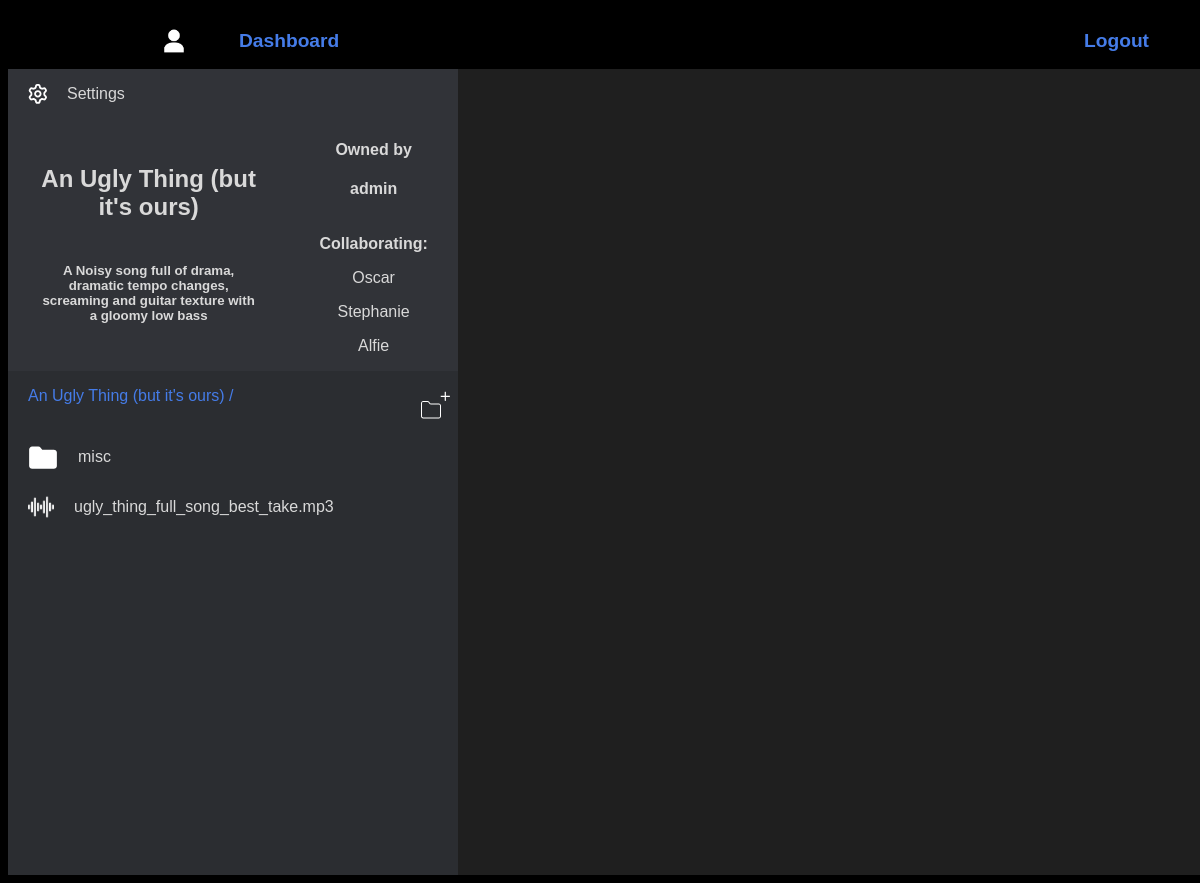
Before: /repository/1 with the older database file.
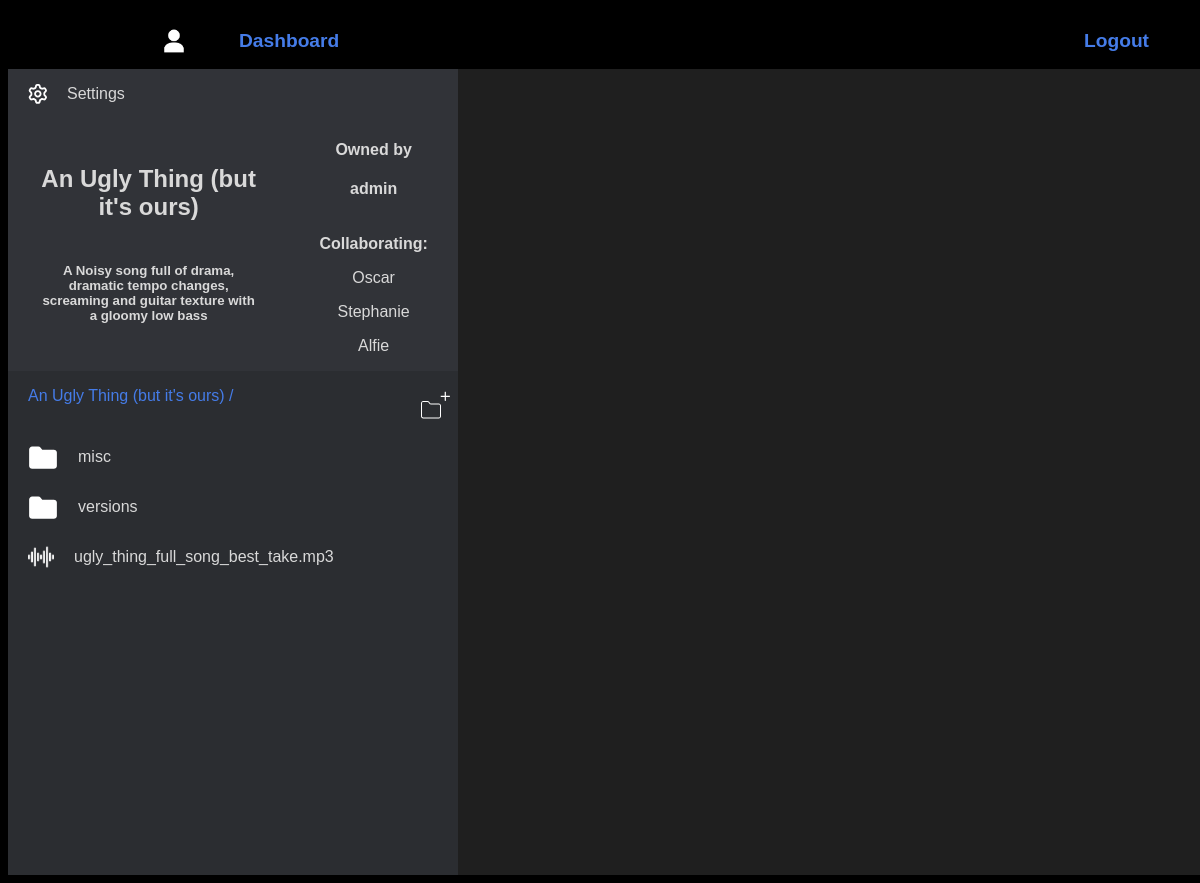
After: the same page with the newer database file.
### palinodes/models.py (models this page shows, shortened)
class User(AbstractUser):
    pass

class Directory(models.Model):
    name = models.CharField(max_length=50)
    description = models.TextField(max_length=300, blank=True, null=True)
    created = models.DateField(auto_now=True)
    owner = models.ForeignKey(User, on_delete=models.CASCADE, related_name="directories")
    collaborators = models.ManyToManyField(User, blank=True, related_name="collaborating")
    parent = models.ForeignKey("self", blank=True, null=True, on_delete=models.CASCADE, related_name="subdirectories")

class FileModel(models.Model):
    parent = models.ForeignKey(Directory, on_delete=models.CASCADE, related_name="files")
    file = models.FileField(upload_to=get_file_upload_path)
    @property
    def filename(self):
        return os.path.basename(self.file.name)
    @property
    def is_audiofile(self):
        extension3 = self.filename[-3:]
        extension4 = self.filename[-4:]
        return extension3 in ["mp3", "wav", "aac", "m4a", ] or extension4 in ["flac", "aiff"]

### palinodes/views.py (the view)
# urls.py: path("repository/<int:repository_id>", views.repository_view, name="repository"),
def repository_view(request, repository_id):
    repository = Directory.objects.get(id=repository_id)
    return render(request, "palinodes/repository.html", {
        "repository": repository
    })

### palinodes/templates/palinodes/repository.html (shortened to what this page needs)
{% extends 'palinodes/layout.html' %}
{% load static %}
{% block navbar %}
<li id="dash-btn">
    {% if user.profile.avatar %}
    <img id="avatar-sm" src={{user.profile.avatar.url}}>
    {% else %}
    <img style="background-color: black;" id="avatar-sm" src='/media/Default-Profile-Picture.png' >
    {% endif %}
    <a href={% url 'dashboard' %}>Dashboard</a></li>
{% endblock navbar %}
{% block body %}
    <div id="repository-container">
        <div id=repository-details>
            <div class="clickable" id="repository-settings">
                    <p>Settings</p>
            </div>
            <div id="repository-details-details">
                <h2>{{repository.name}}</h2>
                <h5>{{repository.description}}</h3>
            </div>
            <div id="repository-details-collaborators">
                <div>
                    <h4>Owned by</h4>
                    <h4>{{repository.owner.username}}</h4>
                </div>
                <div>
                    <p><strong>Collaborating:</strong></p>
                    {% for collaborator in repository.collaborators.all %}
                    <p>{{collaborator.username}}</p>
                    {% endfor %}
                </div>
            </div>
        </div>
        <div id="repository-contents">
            <div id="repository-contents-topbar">
                <div id="current-path">
                    <p>{{repository.name}} /</p>
                </div>
                <button id="new-directory" class="clickable">
                </button>
            </div>
            <div id="contents">
                {% for directory in repository.subdirectories.all %}
                <div data-pk ="{{directory.pk}}" data-name = "{{directory.name}}" class="directories file-entries clickable" >
                    <p>{{directory.name}}</p>
                </div>
                {% endfor %}
                {% for file in repository.files.all %}
                {% if file.is_audiofile %}
                <div data-fileurl="{{file.file.url}}" class="audiofile file-entries clickable">
                {% endif %}
                    <p>{{file.filename}}</p>
                </div>
                {% endfor %}
            </div>
        </div>
        <div id="soundwave"></div>
        <div id="chat">
        </div>
    </div>
{% endblock %}

Changed rows visible on the page:
added Directory: name "versions"
